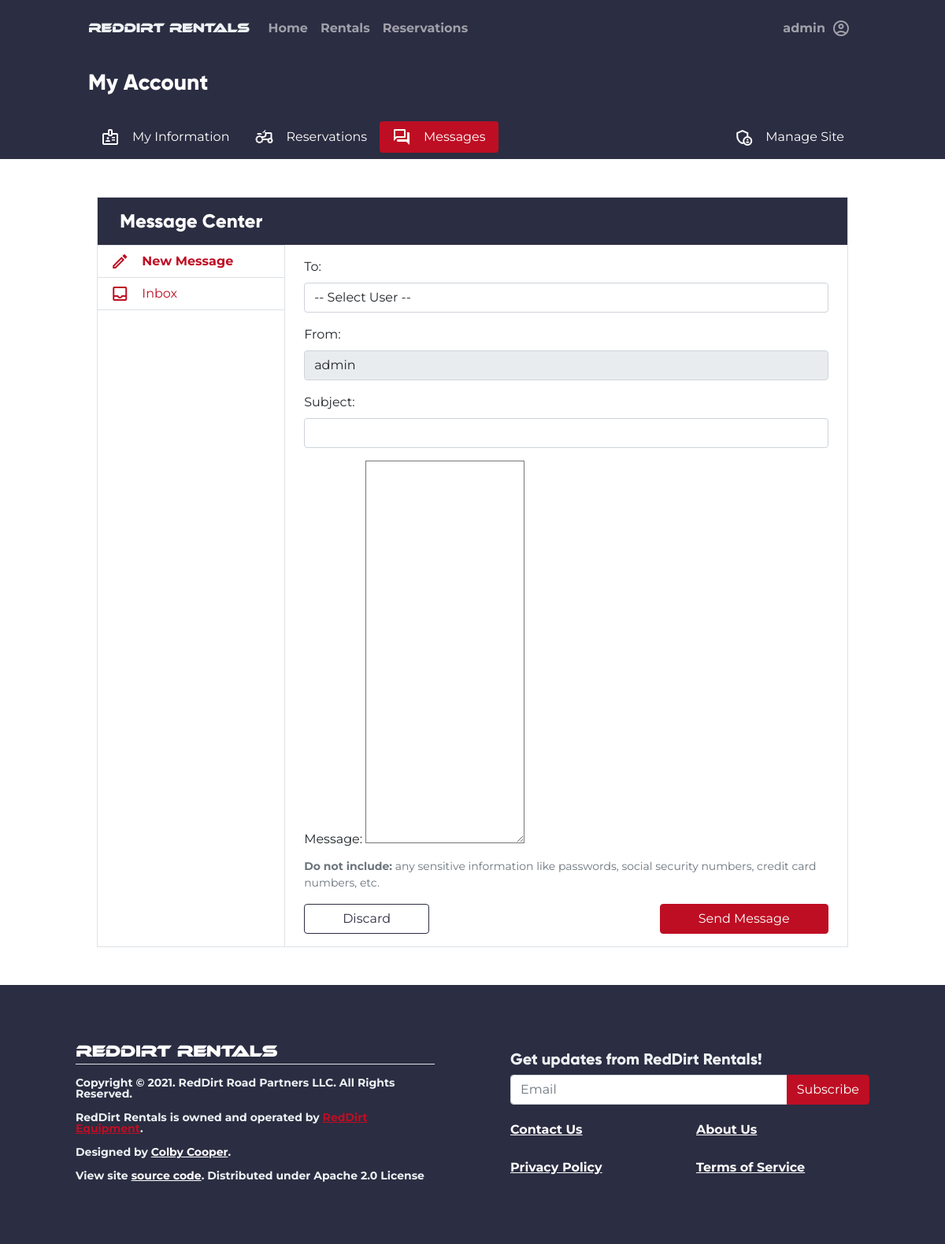
Before: /account/messages (signed in) with the older database file.
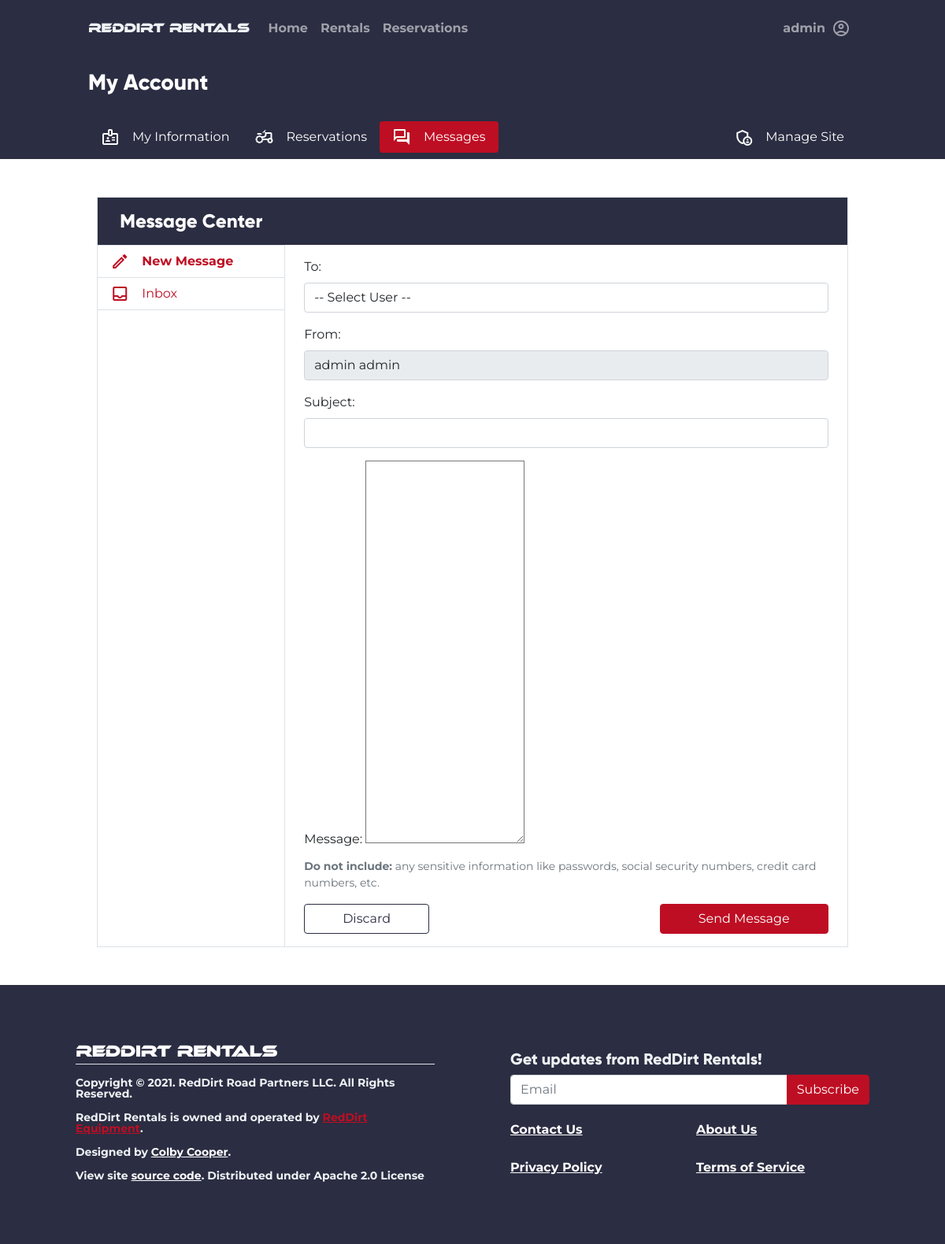
After: the same page with the newer database file.
### tables this page shows
CREATE TABLE users (
    id INTEGER PRIMARY KEY AUTOINCREMENT,
    firstname TEXT NOT NULL,
    lastname TEXT NOT NULL,
    phonenumber TEXT NOT NULL,
    email TEXT NOT NULL,
    password BLOB NOT NULL,
    groups TEXT NOT NULL,
    address TEXT NOT NULL,
    city TEXT NOT NULL,
    state TEXT NOT NULL,
    zip TEXT NOT NULL
, token TEXT, token_expire TEXT);

### rentals_app/account.py (the view)
@account.route("/messages")
@login_required
def render_messages():
    messages = Message.get_messages(User.find_user(g.user.userid))
    users_friendly = dict()
    for msg in messages:
        users_friendly[msg[1]] = User.find_user(msg[1]).firstname
    emails = list()
    if g.user.groups == "admin":
        users = User.get_all_users()
        for user in users:
            emails.append(user[4])
        return render_template(
            "account/messages.html",
            messages=messages,
            users_friendly=users_friendly,
            emails=emails,
        )
    return render_template(
        "account/messages.html", messages=messages, users_friendly=users_friendly
    )

### rentals_app/__init__.py (called while the page is built)
@app.after_request
def after_request(response):
    response.headers["Cache-Control"] = "no-cache, no-store, must-revalidate"
    return response

### rentals_app/auth.py (called while the page is built)
@auth.before_app_request
def fetch_current_user():
    userid = session.get("userid")
    if userid is None:
        g.user = None
    else:
        g.user = User.find_user(userid)

def login_required(view):
    @functools.wraps(view)
    def wrapped_view(**kwargs):
        if g.user is None:
            return redirect(url_for("auth.login"))
        return view(**kwargs)
    return wrapped_view

### rentals_app/helpers.py (called while the page is built)
def connect_to_db():
    con = sqlite3.connect(DB_PATH)
    return con, con.cursor()

### rentals_app/models/message.py (called while the page is built)
    def get_messages(user: User) -> list():
        con, cur = helpers.connect_to_db()
        sql = """
            SELECT * FROM messages WHERE to_id='{}'
        """.format(
            user.userid
        )
        try:
            results = cur.execute(sql).fetchall()
            return list(results)
        except Exception as ex:
            current_app.log_exception(ex)
            raise ex
        finally:
            con.close()

### rentals_app/templates/account/messages.html (shortened to what the changed rows need)
{% extends "Base.html" %}
{% block content %}
<div class="container-fluid">
    <div class="row mx-3">
        <div class="col-md-10 mx-auto my-5">
            <div class="row bg-white border">
                <div class="col px-4 py-3 h-100">
                    <div id="compose-view">
                        <form method="POST"
                              action="{{url_for('account.send_message')}}">
                            <div class="mb-3">
                                <label class="form-label">From:</label>
                                <input type="text"
                                       disabled
                                       required
                                       name="msg_from"
                                       value="{{g.user.firstname}}&nbsp;{{g.user.lastname}}"
                                       class="form-control">
                            </div>
                        </form>
                    </div>
                </div>
            </div>
        </div>
    </div>
</div>
{% endblock %}

### rentals_app/templates/base.html (shortened to what the changed rows need)
<!doctype html>
<html lang="en">
<head>
    <link rel="stylesheet"
          href="{{ url_for('static', filename='font-loader.css') }}">
    <link rel="stylesheet"
          href="https://cdn.jsdelivr.net/npm/fullcalendar@5.7.2/main.css"
>
    <link rel="stylesheet"
          href="{{url_for('static', filename='global.css')}}">
</head>
<body class="bg-white"
      style="overflow-x: hidden;">
    <div class="row mx-0 bg-dark">
        <div class="col-md-10 mx-auto">
            <nav class="navbar navbar-expand-md navbar-dark bg-dark py-3">
                <div class="collapse navbar-collapse"
                     id="nav_main">
                    <ul class="navbar-nav w-100">
                        {% if g.user != None %}
                        <li class="nav-item dropdown dropdown-dark ms-md-auto">
                            <a class="nav-link dropdown-toggle d-flex flex-row align-items-center fw-bold"
                               href="#"
                               data-bs-toggle="dropdown"
                               aria-expanded="false">
                                <span class="me-2">{{g.user.firstname}}</span>
                                <span class="material-icons-outlined">
                                </span>
                            </a>
                        </li>
                        {% endif %}
                    </ul>
                </div>
            </nav>
        </div>
    </div>
    {% block content %} {% endblock %}
</body>
</html>

Changed rows visible on the page:
changed users "admin": msg_from "admin" → "admin admin"
